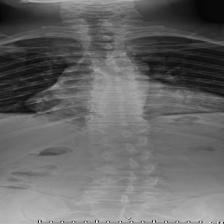
#> input picture skolyoz-tespit/data/raw/N1,N,40,M_1_0.jpg, 224 x 224 px
$ python -i preprocessing.py   (imports and definitions only)
#> lines starting #> are read from the running program, lines starting #| are printed output that depends on the picture; after the words box and inside, x2 and y2 are one past the last pixel; in counts of white or black regions, pixels touching at a corner belong together
#> further down, picture is the input picture: shape (224, 224); min 4, max 255, mean 102.8
# src/data/preprocessing.py

import cv2
import numpy as np
from typing import Tuple, Optional, List, Dict, Any
import logging

logger = logging.getLogger(__name__)


class XRayPreprocessor:
    """
    X-ray görüntülerini segmentasyon için hazırlayan sınıf.
    Gürültü azaltma, kontrast ayarlama, ve vücut dışı alanları kaldırma işlemleri yapar.
    """

    def __init__(self,
                 clahe_clip_limit: float = 2.0,
                 clahe_grid_size: Tuple[int, int] = (8, 8),
                 denoise_strength: int = 10,
                 body_threshold: int = 15):
        """
        Ön işleme sınıfını başlatır.

        Args:
            clahe_clip_limit: CLAHE algoritması için kırpma limiti
            clahe_grid_size: CLAHE algoritması için ızgara boyutu
            denoise_strength: Gürültü azaltma gücü
            body_threshold: Vücut tespiti için eşik değeri
        """
        self.clahe_clip_limit = clahe_clip_limit
        self.clahe_grid_size = clahe_grid_size
        self.denoise_strength = denoise_strength
        self.body_threshold = body_threshold

        # CLAHE nesnesini oluştur
        self.clahe = cv2.createCLAHE(
            clipLimit=self.clahe_clip_limit,
            tileGridSize=self.clahe_grid_size
        )

    def enhance_contrast(self, image: np.ndarray) -> np.ndarray:
        """
        Görüntünün kontrastını artırır.

        Args:
            image: Giriş görüntüsü (0-1 aralığında normalize edilmiş veya uint8)

        Returns:
            Kontrastı artırılmış görüntü
        """
        # Görüntüyü uint8'e çevir (eğer float ise)
        if image.dtype == np.float32 or image.dtype == np.float64:
            image_uint8 = (image * 255).astype(np.uint8)
        else:
            image_uint8 = image

        # CLAHE uygula
        enhanced = self.clahe.apply(image_uint8)
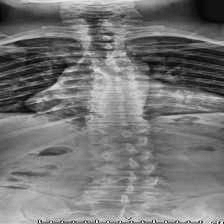
#> enhanced: shape (224, 224); min 4, max 255, mean 117.8

        # Görüntüyü orijinal veri tipine geri çevir
        if image.dtype == np.float32 or image.dtype == np.float64:
            enhanced = enhanced.astype(np.float32) / 255

        return enhanced

    def denoise(self, image: np.ndarray) -> np.ndarray:
        """
        Görüntüdeki gürültüyü azaltır.

        Args:
            image: Giriş görüntüsü

        Returns:
            Gürültüsü azaltılmış görüntü
        """
        # Görüntüyü uint8'e çevir (eğer float ise)
        if image.dtype == np.float32 or image.dtype == np.float64:
            image_uint8 = (image * 255).astype(np.uint8)
        else:
            image_uint8 = image

        # Bilateral filtre uygula (kenarları koruyarak gürültüyü azaltır)
        denoised = cv2.bilateralFilter(image_uint8, 9, self.denoise_strength, self.denoise_strength)

        # Görüntüyü orijinal veri tipine geri çevir
        if image.dtype == np.float32 or image.dtype == np.float64:
            denoised = denoised.astype(np.float32) / 255

        return denoised

    def extract_body_region(self, image: np.ndarray) -> Tuple[np.ndarray, np.ndarray]:
        """
        X-ray görüntüsünden vücut bölgesini çıkarır.

        Args:
            image: Giriş görüntüsü

        Returns:
            Tuple içinde (maskelenmiş görüntü, vücut maskesi)
        """
        # Görüntüyü uint8'e çevir (eğer float ise)
        if image.dtype == np.float32 or image.dtype == np.float64:
            image_uint8 = (image * 255).astype(np.uint8)
        else:
            image_uint8 = image

        # Otsu eşikleme ile vücut bölgesini bul
        _, body_mask = cv2.threshold(image_uint8, self.body_threshold, 255, cv2.THRESH_BINARY)
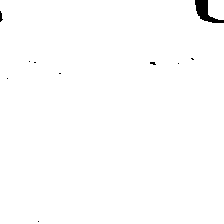
#> body_mask: shape (224, 224); 99.3% white; 10 black regions (8 under 20 px), largest, box (x1, y1, x2, y2) and area: (195, 0, 224, 23) 293, (0, 11, 3, 22) 20

        # Morfolojik işlemler ile maskeyi temizle
        kernel = np.ones((5, 5), np.uint8)
        body_mask = cv2.morphologyEx(body_mask, cv2.MORPH_OPEN, kernel)
        body_mask = cv2.morphologyEx(body_mask, cv2.MORPH_CLOSE, kernel)
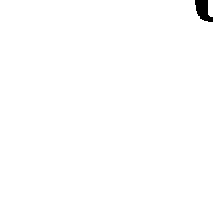
#> body_mask: shape (224, 224); 99.5% white; 1 black region

        # En büyük konturu bul
        contours, _ = cv2.findContours(body_mask, cv2.RETR_EXTERNAL, cv2.CHAIN_APPROX_SIMPLE)
#> contours = 1 contour; box (x1, y1, x2, y2) and area: (0, 0, 224, 224) 49456

        if len(contours) > 0:
            # En büyük konturu bul
            largest_contour = max(contours, key=cv2.contourArea)
#> largest_contour = contour of 29 points, box (x1, y1, x2, y2) (0, 0, 224, 224), area 49456

            # Yeni bir maske oluştur
            refined_mask = np.zeros_like(body_mask)
            cv2.drawContours(refined_mask, [largest_contour], 0, 255, -1)

            # Maskeyi uygula
            masked_image = cv2.bitwise_and(image_uint8, image_uint8, mask=refined_mask)

            # Görüntüyü orijinal veri tipine geri çevir
            if image.dtype == np.float32 or image.dtype == np.float64:
                masked_image = masked_image.astype(np.float32) / 255
                refined_mask = refined_mask.astype(np.float32) / 255
#> refined_mask: shape (224, 224) float32; values 0 (black) and 1 (white), 99.5% white; 1 black region, box (x1, y1, x2, y2) and area: (195, 0, 213, 22) 252

            return masked_image, refined_mask
        else:
            logger.warning("Vücut bölgesi tespit edilemedi, orijinal görüntü döndürülüyor")
            return image, np.ones_like(image)

    def detect_spine_region(self, image: np.ndarray) -> Tuple[np.ndarray, Tuple[int, int, int, int]]:
        """
        X-ray görüntüsünde omurga bölgesini tespit etmeye çalışır.

        Args:
            image: Giriş görüntüsü

        Returns:
            Tuple içinde (kırpılmış omurga bölgesi, (x, y, w, h) koordinatları)
        """
        # Görüntüyü uint8'e çevir (eğer float ise)
        if image.dtype == np.float32 or image.dtype == np.float64:
            image_uint8 = (image * 255).astype(np.uint8)
        else:
            image_uint8 = image

        # Kenar tespiti
        edges = cv2.Canny(image_uint8, 50, 150)
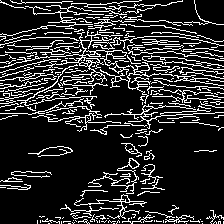
#> edges: shape (224, 224); 16.9% white in thin lines or dots

        # Dikey kenarları vurgula
        kernel_vertical = np.ones((10, 1), np.uint8)
        vertical_edges = cv2.morphologyEx(edges, cv2.MORPH_CLOSE, kernel_vertical)
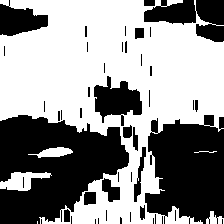
#> vertical_edges: shape (224, 224); 56.5% white; 47 black regions (26 under 20 px), largest, box (x1, y1, x2, y2) and area: (0, 115, 129, 224) 9228, (145, 115, 224, 224) 6705, (144, 0, 224, 42) 1943

        # Omurga genellikle görüntünün ortasında olur
        height, width = image.shape
#> height = 224; width = 224
        center_x = width // 2
#> center_x = 112

        # Omurga bölgesi için varsayılan koordinatlar (merkez etrafında)
        spine_width = width // 3
#> spine_width = 74
        x = center_x - (spine_width // 2)
#> x = 75
        y = height // 6  # Üstten biraz aşağıda başla
#> y = 37
        w = spine_width
#> w = 74
        h = int(height * 2 / 3)  # Görüntünün 2/3'ü kadar yükseklik
#> h = 149

        # Varsayılan bölgeyi kırp
        spine_region = image[y:y + h, x:x + w]
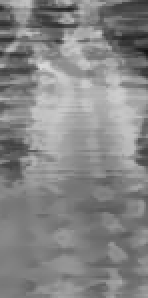
#> spine_region: shape (149, 74) float32 (shown 2 times larger); min 0.0667, max 0.847, mean 0.524

        return spine_region, (x, y, w, h)

    def apply_all(self, image: np.ndarray) -> Dict[str, Any]:
        """
        Tüm ön işleme adımlarını uygular.

        Args:
            image: Giriş görüntüsü

        Returns:
            İşlenmiş görüntü ve ara sonuçları içeren sözlük
        """
        # Görüntüyü normalize et (eğer uint8 ise)
        if image.dtype == np.uint8:
            image_norm = image.astype(np.float32) / 255
        else:
            image_norm = image.copy()

        # Kontrastı artır
        enhanced = self.enhance_contrast(image_norm)

        # Gürültüyü azalt
        denoised = self.denoise(enhanced)

        # Vücut bölgesini çıkar
        body_image, body_mask = self.extract_body_region(denoised)

        # Omurga bölgesini tespit et
        spine_region, spine_bbox = self.detect_spine_region(body_image)
#> spine_bbox = (75, 37, 74, 149)

        # Sonuçları sözlükte topla
        results = {
            'original': image_norm,
            'enhanced': enhanced,
            'denoised': denoised,
            'body_image': body_image,
            'body_mask': body_mask,
            'spine_region': spine_region,
            'spine_bbox': spine_bbox
        }

        return results


# Test için
# [57 lines not run here, left out]

>>> import cv2
>>> picture = cv2.imread('../../data/raw/N1,N,40,M_1_0.jpg', cv2.IMREAD_GRAYSCALE)
>>> result = XRayPreprocessor().apply_all(picture)
#> result = 7 items
